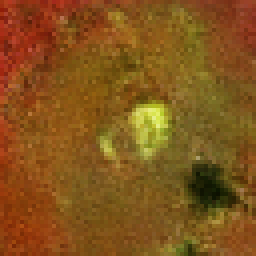
#> input picture analyses/07_gan_diversity/gan_sample/0/1192.tif, 64 x 64 px (shown 4 times larger)
$ python -i chapter2_features.py   (imports and definitions only)
#> lines starting #> are read from the running program, lines starting #| are printed output that depends on the picture; after the words box and inside, x2 and y2 are one past the last pixel; in counts of white or black regions, pixels touching at a corner belong together
"""The Chapter 2 hand-crafted crop features, ported to Python.

Why this exists
---------------
Every other number in `gan_diversity.qmd` is measured inside the feature space of a CNN
trained on real crops, so generated images are judged through a lens fitted to their
competitor. That could bias the comparison in either direction and there is no way to
argue it away from inside that space.

These twelve features are fixed arithmetic. Nothing about them is fitted to real crops or
to generated ones -- they are Otsu segmentation plus means, spreads and counts over the
resulting regions -- so applying them to both sets gives a comparison with no learned
component anywhere in it. If the CNN-feature result and this one agree, the lens is not
driving the conclusion.

Provenance
----------
Ported line-for-line from
`uv-agroinfiltration-dataset/analyses/10_segmentation_and_feature_extraction/`
(section 1.3 for the segmentation, section 5.1 for the twelve features). The R original
uses EBImage; the equivalences used here are:

    EBImage::gblur(x, sigma)        -> ndimage.gaussian_filter(x, sigma, truncate=3.0)
    EBImage::otsu(v, range=(0,1))   -> _otsu_256 below (256 bins over [0, 1])
    EBImage::medianFilter(m, r)     -> ndimage.median_filter(m, size=2*r+1)
    EBImage::fillHull(m)            -> ndimage.binary_fill_holes(m)
    EBImage::bwlabel + largest      -> ndimage.label + argmax of the component sizes

Channel order
-------------
The R original reads TIFFs with readTIFF, which returns RGB. Here both the real crops
(`data/datasets/medoid_64/medoid_64.npy`, built by `base_dataset` via `cv.imread`) and the
generated crops (read with `cv.imread`) are **BGR**, so `greenness` is channel 1 minus
channel 2 rather than 1 minus 0. `gan_diversity.qmd` checks this empirically rather than
taking it on trust -- mean greenness must rise with score on the real crops, whose labels
are known correct.
"""

import numpy as np
from scipy import ndimage

FEATURE_NAMES = [
    "sep",
    "green_gap",
    "cda_green",
    "frac_g_gt_r",
    "cda_green_sd",
    "cda_bright",
    "cda_bright_sd",
    "leaf_green_sd",
    "mean_green",
    "log_gr",
    "leaf_bright",
    "ent_gap",
]

# What each feature measures, and which way it should move with severity. Taken from the
# Chapter 2 table so the direction checks in the qmd have something to test against.
FEATURE_DOC = {
    "sep": ("leaf-greenness bimodality (Otsu between-class / total variance)", "rises"),
    "green_gap": ("CDA greenness minus healthy-leaf greenness", "rises"),
    "cda_green": ("mean greenness inside the CDA", "rises"),
    "frac_g_gt_r": ("lesion size: |CDA| / |leaf|", "rises"),
    "cda_green_sd": ("greenness spread within the CDA", "rises"),
    "cda_bright": ("mean brightness inside the CDA", "rises"),
    "cda_bright_sd": ("brightness spread within the CDA", "rises"),
    "leaf_green_sd": ("greenness spread over the whole leaf", "rises"),
    "mean_green": ("mean green-channel intensity over the leaf", "rises"),
    "log_gr": ("log ratio of green-dominant to red-dominant leaf pixels", "rises"),
    "leaf_bright": ("mean brightness over the leaf", "rises"),
    "ent_gap": ("CDA minus healthy-leaf Shannon entropy", "rises"),
}


def leaf_mask(img):
    """Leaf region: non-black pixels. Drops the near-black background of a crop."""
    return img.mean(axis=2) >= 0.15


def greenness(img):
    """Green minus red. Healthy leaf is strongly negative, yellow-green CDA is near zero.

    Channel 2 is red because the arrays are BGR -- see the module docstring.
    """
    return img[:, :, 1] - img[:, :, 2]


def brightness(img):
    return img.mean(axis=2)


def _otsu_256(v):
    """EBImage::otsu(v, range=(0, 1)): Otsu's threshold on a 256-bin histogram of [0, 1]."""
    h, edges = np.histogram(np.clip(v, 0, 1), bins=256, range=(0.0, 1.0))
    p = h / max(h.sum(), 1)
    mids = (edges[:-1] + edges[1:]) / 2
    w1 = np.cumsum(p)
    m1 = np.cumsum(p * mids)
    mu = m1[-1]
    with np.errstate(divide="ignore", invalid="ignore"):
        bcv = (mu * w1 - m1) ** 2 / (w1 * (1 - w1) + 1e-12)
    return float(edges[int(np.nanargmax(bcv)) + 1])


def otsu_sep(x, nbins=64):
    """Otsu threshold plus 'separability' = between-class / total variance, in [0, 1].

    High separability means the values split cleanly into two modes, i.e. the leaf really
    does contain two populations (lesion and healthy tissue) rather than one.
    """
    lo, hi = float(np.min(x)), float(np.max(x))
    if hi - lo < 1e-6:
        return {"thr": lo, "sep": 0.0, "frac_hi": 0.0}
    edges = np.linspace(lo, hi, nbins + 1)
    mids = (edges[:-1] + edges[1:]) / 2
    h, _ = np.histogram(x, bins=edges)
    p = h / h.sum()
    mu = float((p * mids).sum())
    tot = float((p * (mids - mu) ** 2).sum())
    w1 = np.cumsum(p)
    m1 = np.cumsum(p * mids)
    with np.errstate(divide="ignore", invalid="ignore"):
        bcv = (mu * w1 - m1) ** 2 / (w1 * (1 - w1) + 1e-12)
    k = int(np.nanargmax(bcv))
    return {
        "thr": float(edges[k + 1]),
        "sep": float(np.nanmax(bcv) / (tot + 1e-12)),
        "frac_hi": float(np.mean(x > edges[k + 1])),
    }


def segment_cda(img, sigma=2):
    """Otsu on blurred within-leaf greenness, then morphological cleanup.

    Returns the leaf mask and the CDA mask. The cleanup radius scales with crop size
    exactly as the R original does (5 px at the 264-px median crop), which at 64x64 gives
    a 5x5 median filter.
    """
    leaf = leaf_mask(img)
    g = greenness(img)
    gs = (g - g.min()) / (g.max() - g.min() + 1e-9)
    gb = ndimage.gaussian_filter(gs, sigma=sigma, truncate=3.0)
    if not leaf.any():
        return leaf, np.zeros_like(leaf)
    thr = _otsu_256(gb[leaf])
    mask = leaf & (gb > thr)

    b = max(1, int(round(5 * np.mean(img.shape[:2]) / 264)))
    mask = ndimage.binary_fill_holes(ndimage.median_filter(mask, size=2 * (2 * b) + 1))
    # The median filter and hole-fill ignore the leaf boundary, so re-apply the leaf mask:
    # the CDA can never extend onto the background.
    mask = mask & leaf
    lab, n = ndimage.label(mask)
    if n > 1:
        sizes = np.bincount(lab.ravel())[1:]
        mask = lab == (int(np.argmax(sizes)) + 1)
    # Re-applying the leaf mask punches holes back in wherever the leaf is dark inside the
    # lesion. Fill those so the CDA is one solid region.
    return leaf, ndimage.binary_fill_holes(mask)


def _shannon_entropy(v):
    q = np.round(np.clip(v, 0, 1) * 255).astype(int)
    counts = np.bincount(q, minlength=256)
    p = counts[counts > 0] / len(q)
    return float(-(p * np.log2(p)).sum())


def region_entropy(img, mask):
    if not mask.any():
        return np.nan
    return _shannon_entropy(np.concatenate([img[:, :, c][mask] for c in range(3)]))


def features(img):
    """The twelve Chapter 2 features for one crop, as a dict.

    All region features are read off the SAME segmentation -- leaf, CDA, and healthy leaf
    (leaf minus CDA). Nothing is re-thresholded per feature.
    """
    leaf, cda = segment_cda(img)
    cda = cda & leaf
    healthy = leaf & ~cda
    gmat, bmat = greenness(img), brightness(img)
    G, R = img[:, :, 1], img[:, :, 2]

    def mn(x):
        return float(np.mean(x)) if x.size else 0.0

    def nsd(x):
        return float(np.std(x, ddof=1)) if x.size > 1 else 0.0

    gv_leaf = gmat[leaf]
    o = otsu_sep(gv_leaf) if gv_leaf.size else {"sep": 0.0}
    n_green = int(np.sum(G[leaf] >= R[leaf]))
    n_red = int(np.sum(R[leaf] > G[leaf]))
    both = cda.any() and healthy.any()

    return {
        "sep": o["sep"],
        "green_gap": mn(gmat[cda]) - mn(gmat[healthy]) if both else 0.0,
        "cda_green": mn(gmat[cda]),
        "frac_g_gt_r": cda.sum() / max(leaf.sum(), 1),
        "cda_green_sd": nsd(gmat[cda]) * 255,
        "cda_bright": mn(bmat[cda]) * 255,
        "cda_bright_sd": nsd(bmat[cda]) * 255,
        "leaf_green_sd": nsd(gv_leaf) * 255,
        "mean_green": mn(G[leaf]) * 255,
        "log_gr": float(np.log((n_green + 1) / (n_red + 1))),
        "leaf_bright": mn(bmat[leaf]) * 255,
        "ent_gap": (region_entropy(img, cda) - region_entropy(img, healthy)) if both else 0.0,
    }


def feature_table(images):
    """Stack `features` over an iterable of crops into an (n, 12) array."""
    return np.array([[features(im)[k] for k in FEATURE_NAMES] for im in images], dtype="float64")

>>> import cv2
>>> picture = cv2.imread('gan_sample/0/1192.tif')
#> picture is the input picture: shape (64, 64, 3); mean B, G, R 27.1, 84.5, 131
>>> result = features(picture)
#> in leaf_mask, `return img.mean(axis=2) >= 0.15`: returned value: shape (64, 64) bool; every value is 1
#> in greenness, `return img[:, :, 1] - img[:, :, 2]`:
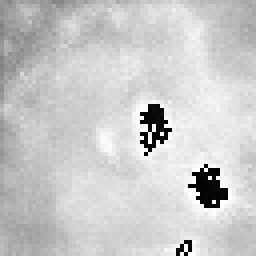
#> returned value: shape (64, 64) (shown 4 times larger); min 0, max 255, mean 201.9
#> in segment_cda, `gb = ndimage.gaussian_filter(gs, sigma=sigma, truncate=3.0)`:
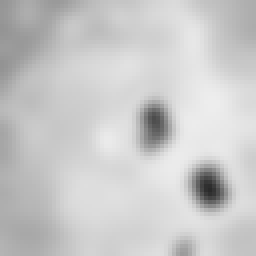
#> gb: shape (64, 64) float64 (shown 4 times larger); min 0.169, max 0.933, mean 0.792
#> in _otsu_256, `h, edges = np.histogram(np.clip(v, 0, 1), bins=256, range=(0.0, 1.0))`: h = 256 values, max 122 at index 219, min 0 at index 0, mean 16; edges = 257 values from 0 to 1
#> in _otsu_256, `p = h / max(h.sum(), 1)`: p = 256 values, max 0.0298 at index 219, min 0 at index 0, mean 0.00391
#> in _otsu_256, `mids = (edges[:-1] + edges[1:]) / 2`: mids = 256 values from 0.00195 to 0.998
#> in _otsu_256, `w1 = np.cumsum(p)`: w1 = 256 values from 0 to 1
#> in _otsu_256, `m1 = np.cumsum(p * mids)`: m1 = 256 values from 0 to 0.792
#> in _otsu_256, `mu = m1[-1]`: mu = 0.792
#> in _otsu_256, `bcv = (mu * w1 - m1) ** 2 / (w1 * (1 - w1) + 1e-12)`: bcv = 256 values, max 0.00637 at index 189, min 0 at index 0, mean 0.00252
#> in segment_cda, `thr = _otsu_256(gb[leaf])`: thr = 0.742
#> in segment_cda, `mask = leaf & (gb > thr)`:
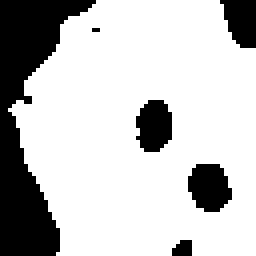
#> mask: shape (64, 64) bool (shown 4 times larger); 76.2% white; 6 black regions (2 under 20 px), largest, box (x1, y1, x2, y2) and area: (0, 0, 24, 64) 678, (47, 41, 58, 53) 102, (34, 25, 43, 38) 94, (55, 0, 64, 12) 83
#> in segment_cda, `mask = ndimage.binary_fill_holes(ndimage.median_filter(mask, size=2 * ..`:
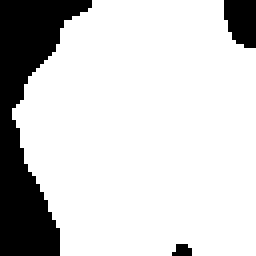
#> mask: shape (64, 64) bool (shown 4 times larger); 81.2% white; 3 black regions (1 under 20 px), largest, box (x1, y1, x2, y2) and area: (0, 0, 23, 64) 679, (56, 0, 64, 12) 81
#> in segment_cda, `lab, n = ndimage.label(mask)`: n = 1
#> in brightness, `return img.mean(axis=2)`:
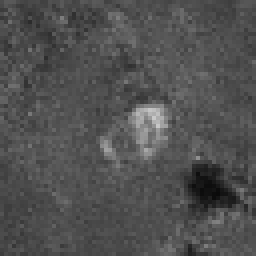
#> returned value: shape (64, 64) float64 (shown 4 times larger); min 10, max 200, mean 80.8
#> in features, `G, R = img[:, :, 1], img[:, :, 2]`:
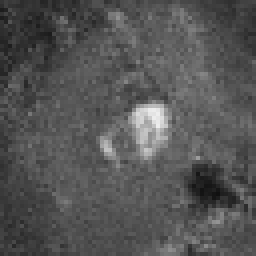
#> G: shape (64, 64) (shown 4 times larger); min 16, max 237, mean 84.5
#> in features, `G, R = img[:, :, 1], img[:, :, 2]`:
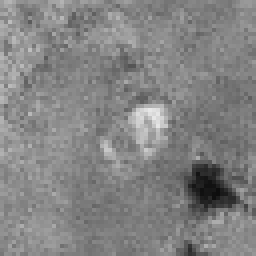
#> R: shape (64, 64) (shown 4 times larger); min 13, max 231, mean 131
#> in features, `gv_leaf = gmat[leaf]`: gv_leaf = 4096 values, max 255 at index 1699, min 0 at index 2150, mean 201.9
#> in otsu_sep, `lo, hi = float(np.min(x)), float(np.max(x))`: lo = 0; hi = 255
#> in otsu_sep, `h, _ = np.histogram(x, bins=edges)`: h = 64 values, max 329 at index 54, min 0 at index 6, mean 64
#> in otsu_sep, `p = h / h.sum()`: p = 64 values, max 0.0803 at index 54, min 0 at index 6, mean 0.0156
#> in otsu_sep, `mu = float((p * mids).sum())`: mu = 201.6
#> in otsu_sep, `tot = float((p * (mids - mu) ** 2).sum())`: tot = 1687.9
#> in otsu_sep, `w1 = np.cumsum(p)`: w1 = 64 values from 0.0107 to 1
#> in otsu_sep, `m1 = np.cumsum(p * mids)`: m1 = 64 values from 0.0214 to 201.6
#> in otsu_sep, `bcv = (mu * w1 - m1) ** 2 / (w1 * (1 - w1) + 1e-12)`: bcv = 64 values, max 1175.1 at index 5, min 0 at index 63, mean 894.6
#> in otsu_sep, `k = int(np.nanargmax(bcv))`: k = 5
#> in features, `o = otsu_sep(gv_leaf) if gv_leaf.size else {"sep": 0.0}`: o = {'thr': 23.91, 'sep': 0.696, 'frac_hi': 0.97}
#> in features, `n_green = int(np.sum(G[leaf] >= R[leaf]))`: n_green = 122
#> in features, `n_red = int(np.sum(R[leaf] > G[leaf]))`: n_red = 3974
#> in features, `both = cda.any() and healthy.any()`: both = True
#> in _shannon_entropy, `q = np.round(np.clip(v, 0, 1) * 255).astype(int)`: q = 9972 values from 255 to 255
#> in _shannon_entropy, `counts = np.bincount(q, minlength=256)`: counts = 256 values from 0 to 9972
#> in _shannon_entropy, `p = counts[counts > 0] / len(q)`: p = [1]
#> result = 12 items

$ run again, on analyses/07_gan_diversity/gan_sample/0/2247.tif
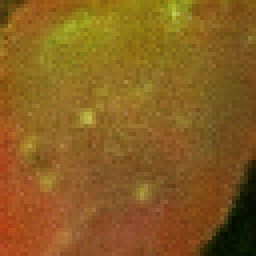
#> input picture analyses/07_gan_diversity/gan_sample/0/2247.tif, 64 x 64 px (shown 4 times larger)
#> picture is the input picture: shape (64, 64, 3); mean B, G, R 32.5, 94.4, 135.7
#> in _otsu_256, `h, edges = np.histogram(np.clip(v, 0, 1), bins=256, range=(0.0, 1.0))`: h = 256 values, max 154 at index 216, min 0 at index 0, mean 16; edges = 257 values from 0 to 1
#> in _otsu_256, `p = h / max(h.sum(), 1)`: p = 256 values, max 0.0376 at index 216, min 0 at index 0, mean 0.00391
#> in _otsu_256, `mids = (edges[:-1] + edges[1:]) / 2`: mids = 256 values from 0.00195 to 0.998
#> in _otsu_256, `w1 = np.cumsum(p)`: w1 = 256 values from 0 to 1
#> in _otsu_256, `m1 = np.cumsum(p * mids)`: m1 = 256 values from 0 to 0.802
#> in _otsu_256, `mu = m1[-1]`: mu = 0.802
#> in _otsu_256, `bcv = (mu * w1 - m1) ** 2 / (w1 * (1 - w1) + 1e-12)`: bcv = 256 values, max 0.0143 at index 127, min 0 at index 0, mean 0.00984
#> thr = 0.5
#> in segment_cda, `mask = leaf & (gb > thr)`:
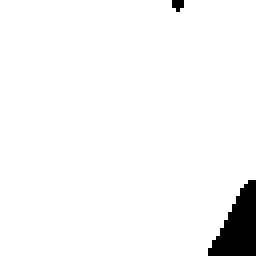
#> mask: shape (64, 64) bool (shown 4 times larger); 96.4% white; 2 black regions (1 under 20 px), largest, box (x1, y1, x2, y2) and area: (52, 45, 64, 64) 139
#> lab: shape (64, 64) int32; values 0 (black) and 1 (white), 96.6% white; 2 black regions (1 under 20 px), largest, box (x1, y1, x2, y2) and area: (52, 45, 64, 64) 138
#> n = 1
#> in features, `G, R = img[:, :, 1], img[:, :, 2]`:
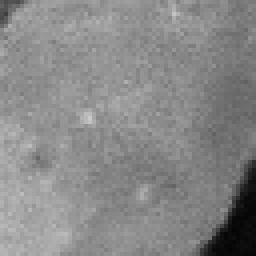
#> R: shape (64, 64) (shown 4 times larger); min 4, max 201, mean 135.7
#> gv_leaf = 4096 values, max 255 at index 404, min 0 at index 109, mean 204.4
#> lo = 0; hi = 255
#> in otsu_sep, `h, _ = np.histogram(x, bins=edges)`: h = 64 values, max 452 at index 54, min 0 at index 5, mean 64
#> in otsu_sep, `p = h / h.sum()`: p = 64 values, max 0.11 at index 54, min 0 at index 5, mean 0.0156
#> in otsu_sep, `mu = float((p * mids).sum())`: mu = 204.2
#> tot = 1939.6
#> in otsu_sep, `w1 = np.cumsum(p)`: w1 = 64 values from 0.00879 to 1
#> in otsu_sep, `m1 = np.cumsum(p * mids)`: m1 = 64 values from 0.0175 to 204.2
#> in otsu_sep, `bcv = (mu * w1 - m1) ** 2 / (w1 * (1 - w1) + 1e-12)`: bcv = 64 values, max 1609.7 at index 4, min 0 at index 63, mean 1193.2
#> k = 4
#> o = {'thr': 19.92, 'sep': 0.83, 'frac_hi': 0.96}
#> n_green = 164
#> n_red = 3932
#> both = True
#> q = 11865 values from 255 to 255
#> counts = 256 values from 0 to 11865
#> in _shannon_entropy, `p = counts[counts > 0] / len(q)`: p = [1]
#> result = 12 items

$ run again, on analyses/07_gan_diversity/gan_sample/0/3050.tif
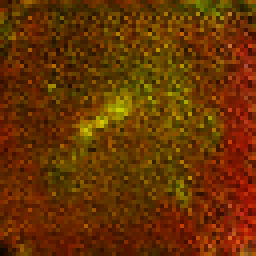
#> input picture analyses/07_gan_diversity/gan_sample/0/3050.tif, 64 x 64 px (shown 4 times larger)
#> picture is the input picture: shape (64, 64, 3); mean B, G, R 1, 51.6, 104.2
#> in _otsu_256, `h, edges = np.histogram(np.clip(v, 0, 1), bins=256, range=(0.0, 1.0))`: h = 256 values, max 143 at index 218, min 0 at index 0, mean 16; edges = 257 values from 0 to 1
#> in _otsu_256, `p = h / max(h.sum(), 1)`: p = 256 values, max 0.0349 at index 218, min 0 at index 0, mean 0.00391
#> in _otsu_256, `mids = (edges[:-1] + edges[1:]) / 2`: mids = 256 values from 0.00195 to 0.998
#> in _otsu_256, `w1 = np.cumsum(p)`: w1 = 256 values from 0 to 1
#> in _otsu_256, `m1 = np.cumsum(p * mids)`: m1 = 256 values from 0 to 0.791
#> in _otsu_256, `mu = m1[-1]`: mu = 0.791
#> in _otsu_256, `bcv = (mu * w1 - m1) ** 2 / (w1 * (1 - w1) + 1e-12)`: bcv = 256 values, max 0.00419 at index 190, min 0 at index 0, mean 0.000967
#> thr = 0.746
#> in segment_cda, `mask = ndimage.binary_fill_holes(ndimage.median_filter(mask, size=2 * ..`:
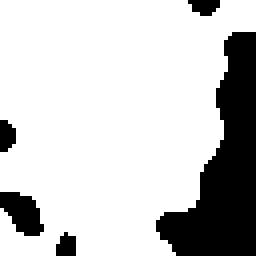
#> mask: shape (64, 64) bool (shown 4 times larger); 78.9% white; 5 black regions, box (x1, y1, x2, y2) and area: (39, 8, 64, 64) 710, (0, 48, 11, 59) 80, (0, 30, 4, 38) 26, (47, 0, 55, 4) 24, (14, 58, 19, 64) 24
#> n = 1
#> in features, `G, R = img[:, :, 1], img[:, :, 2]`:
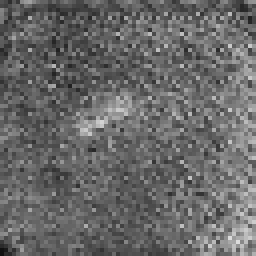
#> R: shape (64, 64) (shown 4 times larger); min 17, max 220, mean 104.2
#> gv_leaf = 4096 values, max 255 at index 125, min 0 at index 109, mean 201.6
#> lo = 0; hi = 255
#> in otsu_sep, `h, _ = np.histogram(x, bins=edges)`: h = 64 values, max 302 at index 53, min 0 at index 6, mean 64
#> in otsu_sep, `p = h / h.sum()`: p = 64 values, max 0.0737 at index 53, min 0 at index 6, mean 0.0156
#> in otsu_sep, `mu = float((p * mids).sum())`: mu = 201.3
#> tot = 898.6
#> in otsu_sep, `w1 = np.cumsum(p)`: w1 = 64 values from 0.00269 to 1
#> in otsu_sep, `m1 = np.cumsum(p * mids)`: m1 = 64 values from 0.00535 to 201.3
#> in otsu_sep, `bcv = (mu * w1 - m1) ** 2 / (w1 * (1 - w1) + 1e-12)`: bcv = 64 values, max 487 at index 46, min 0 at index 63, mean 286
#> k = 46
#> o = {'thr': 187.3, 'sep': 0.542, 'frac_hi': 0.77}
#> n_green = 28
#> n_red = 4068
#> both = True
#> q = 9696 values, max 255 at index 45, min 0 at index 0, mean 176.9
#> counts = 256 values, max 6726 at index 255, min 0 at index 1, mean 37.88
#> in _shannon_entropy, `p = counts[counts > 0] / len(q)`: p = [0.306, 0.694]
#> result = 12 items

$ run again, on analyses/07_gan_diversity/gan_sample/0/3248.tif
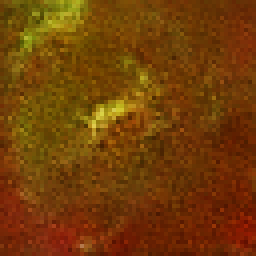
#> input picture analyses/07_gan_diversity/gan_sample/0/3248.tif, 64 x 64 px (shown 4 times larger)
#> picture is the input picture: shape (64, 64, 3); mean B, G, R 7.2, 62.6, 115.3
#> in _otsu_256, `h, edges = np.histogram(np.clip(v, 0, 1), bins=256, range=(0.0, 1.0))`: h = 256 values, max 163 at index 211, min 0 at index 0, mean 16; edges = 257 values from 0 to 1
#> in _otsu_256, `p = h / max(h.sum(), 1)`: p = 256 values, max 0.0398 at index 211, min 0 at index 0, mean 0.00391
#> in _otsu_256, `mids = (edges[:-1] + edges[1:]) / 2`: mids = 256 values from 0.00195 to 0.998
#> in _otsu_256, `w1 = np.cumsum(p)`: w1 = 256 values from 0 to 1
#> in _otsu_256, `m1 = np.cumsum(p * mids)`: m1 = 256 values from 0 to 0.792
#> in _otsu_256, `mu = m1[-1]`: mu = 0.792
#> in _otsu_256, `bcv = (mu * w1 - m1) ** 2 / (w1 * (1 - w1) + 1e-12)`: bcv = 256 values, max 0.00246 at index 197, min 0 at index 0, mean 0.000415
#> thr = 0.773
#> lab: shape (64, 64) int32; values 0 (black) and 1 (white), 69% white; 3 black regions, box (x1, y1, x2, y2) and area: (0, 31, 64, 64) 1120, (56, 2, 64, 19) 123, (13, 0, 21, 4) 26
#> n = 1
#> in features, `G, R = img[:, :, 1], img[:, :, 2]`:
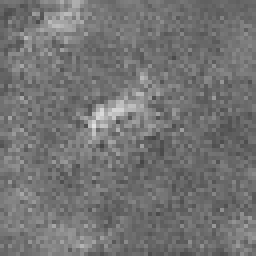
#> R: shape (64, 64) (shown 4 times larger); min 70, max 225, mean 115.3
#> gv_leaf = 4096 values, max 255 at index 17, min 0 at index 79, mean 201.9
#> lo = 0; hi = 255
#> in otsu_sep, `h, _ = np.histogram(x, bins=edges)`: h = 64 values, max 462 at index 51, min 0 at index 4, mean 64
#> in otsu_sep, `p = h / h.sum()`: p = 64 values, max 0.113 at index 51, min 0 at index 4, mean 0.0156
#> in otsu_sep, `mu = float((p * mids).sum())`: mu = 201.6
#> tot = 541.2
#> in otsu_sep, `w1 = np.cumsum(p)`: w1 = 64 values from 0.00293 to 1
#> in otsu_sep, `m1 = np.cumsum(p * mids)`: m1 = 64 values from 0.00584 to 201.6
#> in otsu_sep, `bcv = (mu * w1 - m1) ** 2 / (w1 * (1 - w1) + 1e-12)`: bcv = 64 values, max 238.5 at index 48, min 0 at index 63, mean 185.7
#> k = 48
#> o = {'thr': 195.2, 'sep': 0.441, 'frac_hi': 0.689}
#> n_green = 23
#> n_red = 4073
#> both = True
#> q = 8481 values, max 255 at index 0, min 0 at index 861, mean 254.9
#> counts = 256 values, max 8478 at index 255, min 0 at index 1, mean 33.13
#> in _shannon_entropy, `p = counts[counts > 0] / len(q)`: p = [0.000354, 1]
#> result = 12 items
